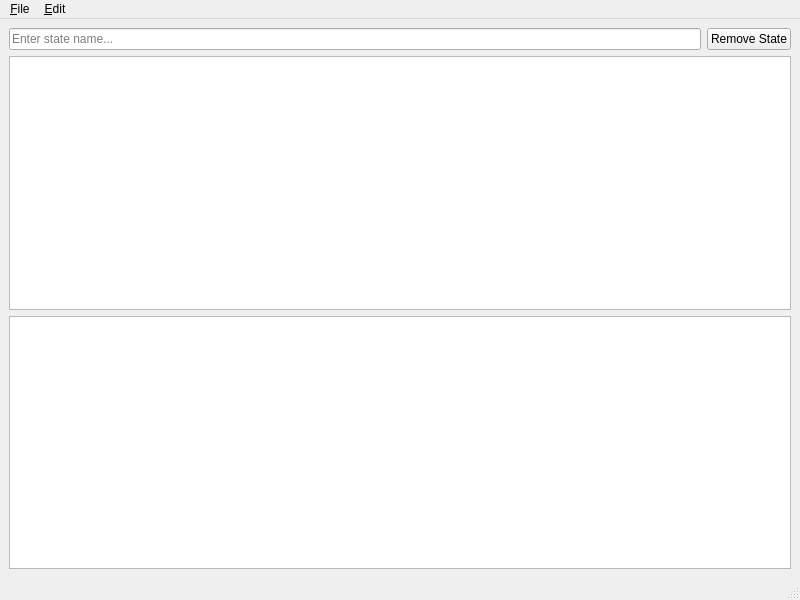
<?xml version="1.0" encoding="UTF-8"?>
<ui version="4.0">
 <class>MarkovWindow</class>
 <widget class="QMainWindow" name="MarkovWindow">
  <property name="geometry">
   <rect>
    <x>0</x>
    <y>0</y>
    <width>800</width>
    <height>600</height>
   </rect>
  </property>
  <property name="windowTitle">
   <string>Markov Library</string>
  </property>
  <widget class="QWidget" name="centralwidget">
   <layout class="QVBoxLayout" name="verticalLayout">
    <item>
     <layout class="QHBoxLayout" name="horizontalLayout">
      <item>
       <widget class="QLineEdit" name="stateLineEdit">
        <property name="placeholderText">
         <string>Enter state name...</string>
        </property>
       </widget>
      </item>
      <item>
       <widget class="QPushButton" name="removeStateButton">
        <property name="text">
         <string>Remove State</string>
        </property>
       </widget>
      </item>
     </layout>
    </item>
    <item>
     <widget class="QListWidget" name="markovList"/>
    </item>
    <item>
     <widget class="QTableWidget" name="transitionTable"/>
    </item>
   </layout>
  </widget>
  <widget class="QMenuBar" name="menubar">
   <property name="geometry">
    <rect>
     <x>0</x>
     <y>0</y>
     <width>800</width>
     <height>24</height>
    </rect>
   </property>
   <widget class="QMenu" name="menuFile">
    <property name="title">
     <string>&amp;File</string>
    </property>
    <addaction name="actionNew"/>
    <addaction name="actionSave"/>
    <addaction name="separator"/>
    <addaction name="actionClose"/>
   </widget>
   <widget class="QMenu" name="menuEdit">
    <property name="title">
     <string>&amp;Edit</string>
    </property>
    <addaction name="actionDuplicate"/>
   </widget>
   <addaction name="menuFile"/>
   <addaction name="menuEdit"/>
  </widget>
  <widget class="QStatusBar" name="statusbar"/>
  <action name="actionNew">
   <property name="text">
    <string>&amp;New</string>
   </property>
   <property name="shortcut">
    <string>Ctrl+N</string>
   </property>
  </action>
  <action name="actionSave">
   <property name="text">
    <string>&amp;Save</string>
   </property>
   <property name="shortcut">
    <string>Ctrl+S</string>
   </property>
  </action>
  <action name="actionClose">
   <property name="text">
    <string>&amp;Close</string>
   </property>
  </action>
  <action name="actionDuplicate">
   <property name="text">
    <string>&amp;Duplicate</string>
   </property>
   <property name="shortcut">
    <string>Ctrl+D</string>
   </property>
  </action>
 </widget>
 <resources/>
 <connections/>
</ui> 
